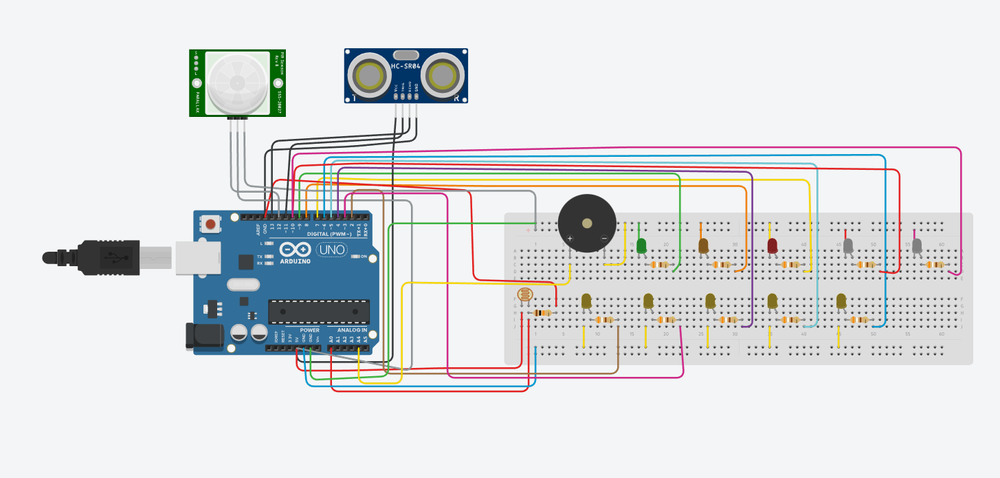
#> input picture Tinkercad-project-3/Tinkercad-project-3-main/circuit.png, 1000 x 478 px, shrunk from 1455 x 695 before the run, given in place of circuit.tif, which was not available
$ jupyter execute --allow-errors Lab3_EqualizeHistogram_SaltandPepper.ipynb   (text cells are left out)
#> lines starting #> are read from the running program, lines starting #| are printed output that depends on the picture; pictures that were not available may be replaced by others from this repository, and a replacement may not be noted
[cell 1]
import gdown

# Replace the ID with the actual file ID from Google Drive link
#file_id = "1cd2g_6jt7Ccnv8IVNQdFL_jmVn4lep-n"
file_id_grey = "1TpfM7ohv1uF32a-5m-15-3g5-2fMlE7e"
gdown.download(f"https://drive.google.com/uc?id={file_id_grey}", "pout.tif", quiet=False)
#> (this line was passed over: gdown is not available in this run)

[cell 2]
import cv2
import numpy as np
import matplotlib.pyplot as plt

# Βοηθητική συνάρτηση για εμφάνιση εικόνας και ιστογράμματος
def show_image_and_hist(image, title="Image", is_gray=True):
    plt.figure(figsize=(12, 5))
    plt.subplot(1, 2, 1)
    if is_gray:
        plt.imshow(image, cmap='gray')
    else:
        plt.imshow(cv2.cvtColor(image, cv2.COLOR_BGR2RGB))
    plt.title(title)
    plt.axis('off')

    plt.subplot(1, 2, 2)
    if is_gray:
        hist = cv2.calcHist([image], [0], None, [256], [0,256])
        plt.plot(hist, color='black')
    else:
        colors = ('b','g','r')
        for i, col in enumerate(colors):
            hist = cv2.calcHist([image], [i], None, [256], [0,256])
            plt.plot(hist, color=col)
    plt.title("Ιστογράμμα")
    plt.xlabel("Τιμές")
    plt.ylabel("Αριθμός Πιξελ")
    plt.show()

# Λειτουργία για χειροκίνητη ισοστάθμιση ιστογράμματος χωρίς χρήση της cdf
def my_equalize_hist(img):
    # Δημιουργούμε ένα κενό image ίδιων διαστάσεων
    equalized = np.zeros_like(img)
    total_pixels = img.size  # συνολικός αριθμός pixel

    # Για κάθε δυνατή τιμή 0-255, υπολογίζουμε πόσα pixels έχουν τιμή <= i
    # και καθορίζουμε την νέα τιμή βάσει του πλήθους αυτών των pixels.
    for i in range(256):
        count = np.sum(img <= i)
        new_val = int(round(count / total_pixels * 255))
        # Αναθέτουμε την νέα τιμή σε όλα τα pixels που είχαν τιμή i
        equalized[img == i] = new_val

    return equalized

# ---------------------------
# Άσκηση 1: Ισοστάθμιση Ιστογράμματος για την εικόνα pout.tif
# ---------------------------
# Ανάγνωση εικόνας σε grayscale
img_pout = cv2.imread("pout.tif", cv2.IMREAD_GRAYSCALE)
#> (the rest of this cell did not finish here and is left out)

[cell 3]
import gdown

# Replace the ID with the actual file ID from Google Drive link
#file_id = "1cd2g_6jt7Ccnv8IVNQdFL_jmVn4lep-n"
file_id_grey = "10UXyMFm0X4KQxjM83x_Pc58rWfY2HAJV"
gdown.download(f"https://drive.google.com/uc?id={file_id_grey}", "circuit.tif", quiet=False)
#> (this line was passed over: gdown is not available in this run)

[cell 4]
import cv2
import numpy as np
import matplotlib.pyplot as plt

# ---------------------------
# Άσκηση 2: Εξομάλυνση με Salt & Pepper Θόρυβο (circuit.tif)
# ---------------------------
# Συνάρτηση για προσθήκη salt & pepper θορύβου
def add_salt_pepper_noise(image, prob):
    noisy = image.copy()
    # Υπολογισμός του αριθμού των pixel για θόρυβο
    num_salt = np.ceil(prob * image.size * 0.5).astype(int)
    num_pepper = np.ceil(prob * image.size * 0.5).astype(int)

    # Salt (λευκά pixels)
    coords = [np.random.randint(0, i - 1, num_salt) for i in image.shape]
    noisy[coords[0], coords[1]] = 255

    # Pepper (μαύρα pixels)
    coords = [np.random.randint(0, i - 1, num_pepper) for i in image.shape]
    noisy[coords[0], coords[1]] = 0

    return noisy

# Διαβάζουμε την εικόνα circuit.tif (σε grayscale)
img_circuit = cv2.imread("circuit.tif", cv2.IMREAD_GRAYSCALE)
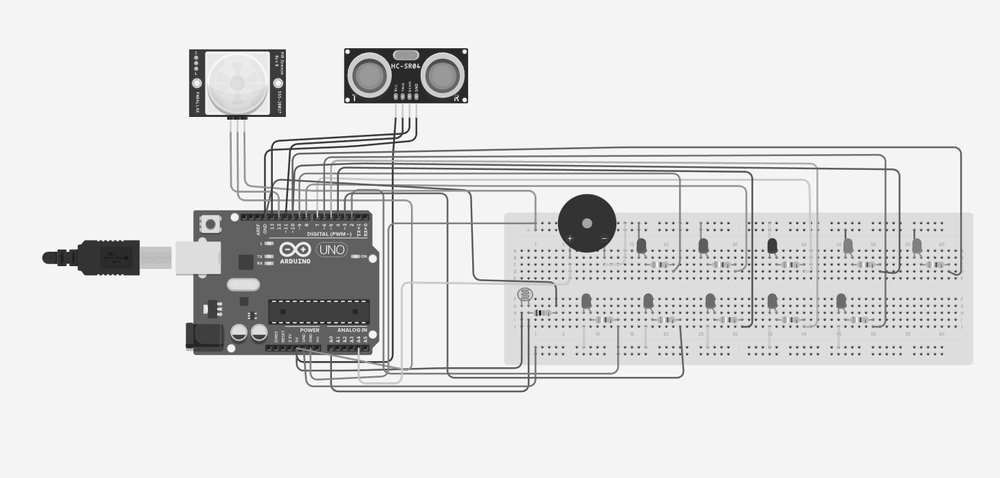
#> img_circuit: shape (478, 1000); min 0, max 255, mean 221.5
if img_circuit is None:
    raise FileNotFoundError("Δεν βρέθηκε το αρχείο circuit.tif.")

# Προσθήκη θορύβου salt & pepper με πιθανότητα 0.1
img_circuit_noisy = add_salt_pepper_noise(img_circuit, 0.4)
#> in add_salt_pepper_noise, `noisy[coords[0], coords[1]] = 0`:
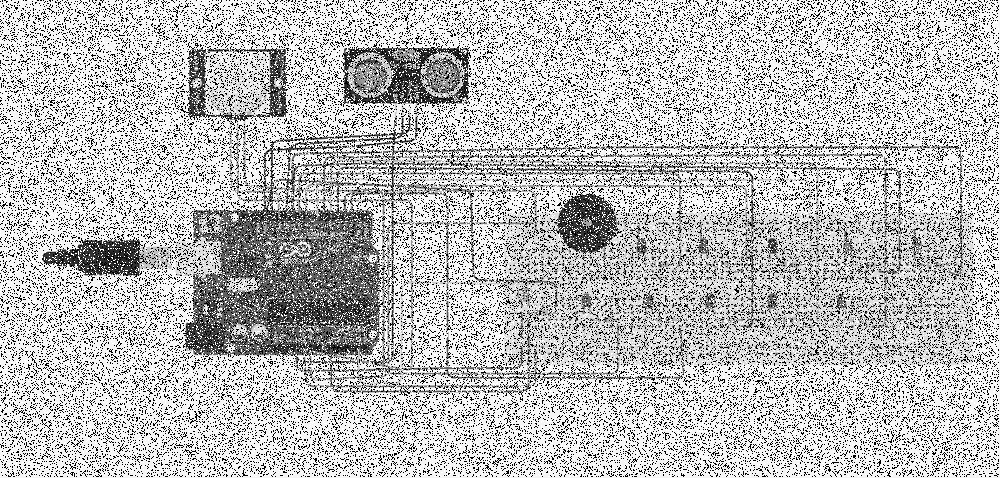
#> noisy: shape (478, 1000); min 0, max 255, mean 186.3
#show_image_and_hist(img_circuit_noisy, title="Circuit.tif με Salt & Pepper θόρυβο")

# Εφαρμογή φίλτρου μέσου 3x3
img_circuit_mean3 = cv2.blur(img_circuit, (3,3))
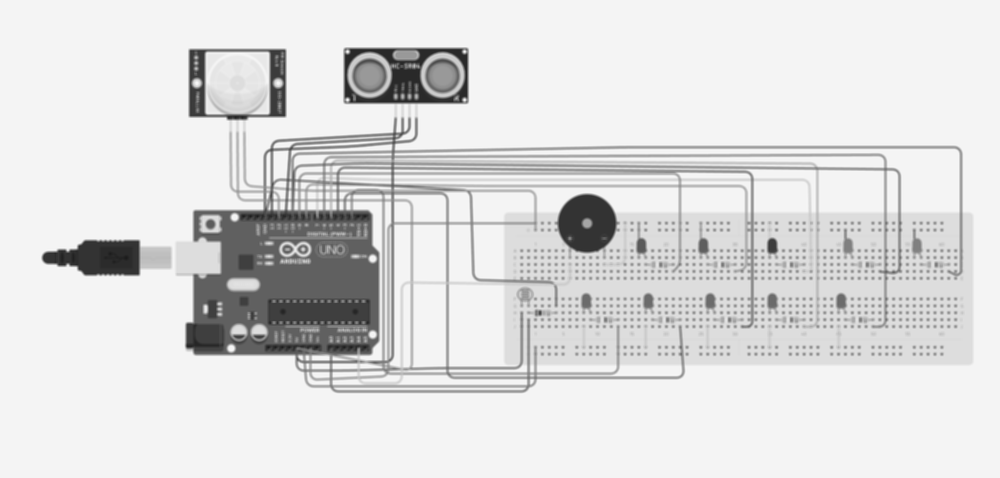
#> img_circuit_mean3: shape (478, 1000); min 28, max 249, mean 221.5
img_circuit_mean11 = cv2.blur(img_circuit, (11,11))
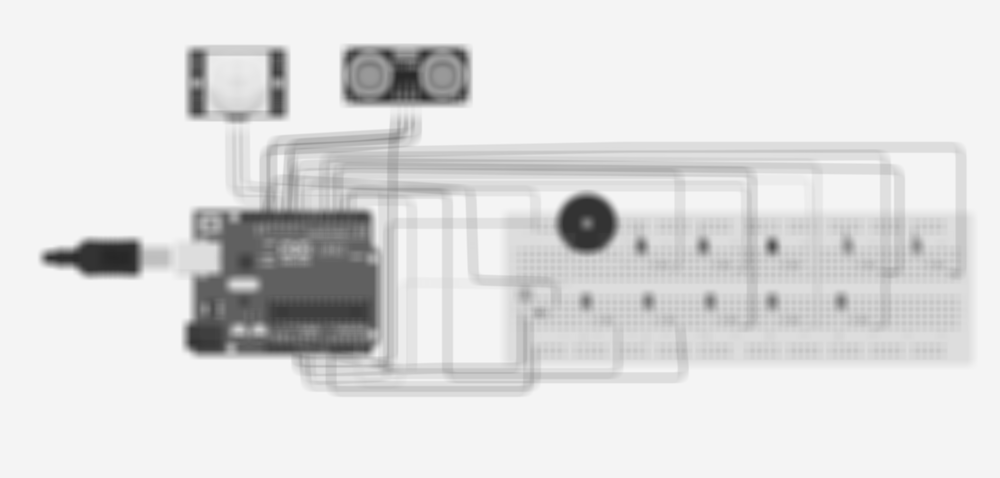
#> img_circuit_mean11: shape (478, 1000); min 38, max 245, mean 221.5
img_circuit_mean21 = cv2.blur(img_circuit, (41,41))
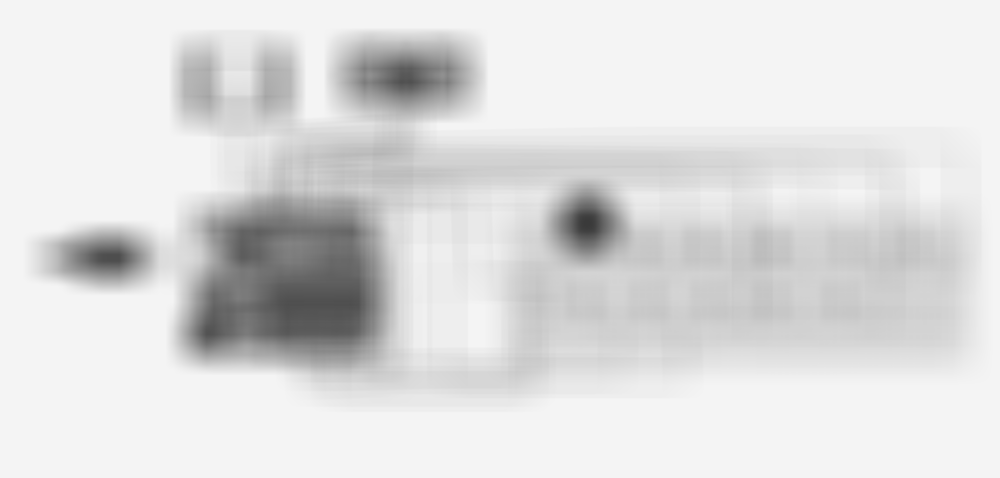
#> img_circuit_mean21: shape (478, 1000); min 58, max 244, mean 221.5
show_image_and_hist(img_circuit_mean3, title="Circuit.tif μετά το φίλτρο μέσου (3x3)")
#> in show_image_and_hist, `hist = cv2.calcHist([image], [0], None, [256], [0,256])`: hist = 256 values, max 304919 at index 244, min 0 at index 0, mean 1867.2
#> in show_image_and_hist, `plt.show()`:
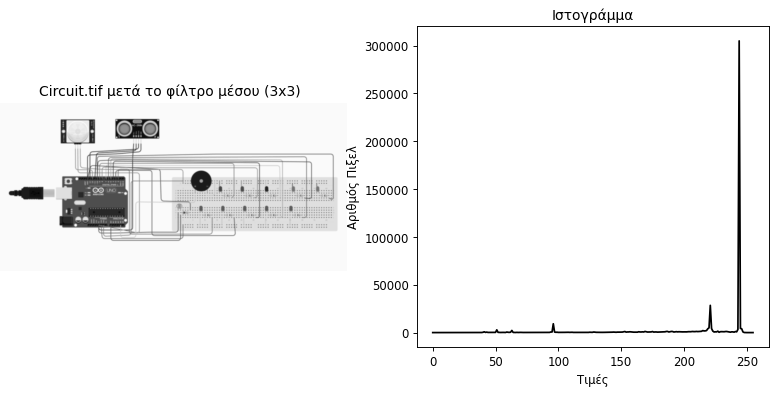
#> figure drawn by matplotlib, 2 panels; panel 2: curve peaks at x = 244, y = 304919
show_image_and_hist(img_circuit_mean11, title="Circuit.tif μετά το φίλτρο μέσου (11x11)")
#> call 2 of show_image_and_hist, with title = 'Circuit.tif μετά το φίλτρο μέσου (11x11)', is_gray = True
#> in show_image_and_hist (call 2), `hist = cv2.calcHist([image], [0], None, [256], [0,256])`: hist = 256 values, max 283182 at index 244, min 0 at index 0, mean 1867.2
#> in show_image_and_hist (call 2), `plt.show()`:
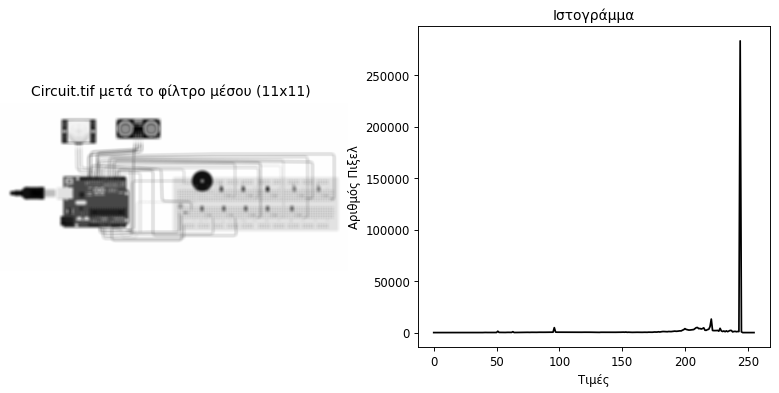
#> figure drawn by matplotlib, 2 panels; panel 2: curve peaks at x = 244, y = 283182
show_image_and_hist(img_circuit_mean21, title="Circuit.tif μετά το φίλτρο μέσου (21x21)")
#> call 3 of show_image_and_hist, with title = 'Circuit.tif μετά το φίλτρο μέσου (21x21)', is_gray = True
#> in show_image_and_hist (call 3), `hist = cv2.calcHist([image], [0], None, [256], [0,256])`: hist = 256 values, max 221652 at index 244, min 0 at index 0, mean 1867.2
#> in show_image_and_hist (call 3), `plt.show()`:
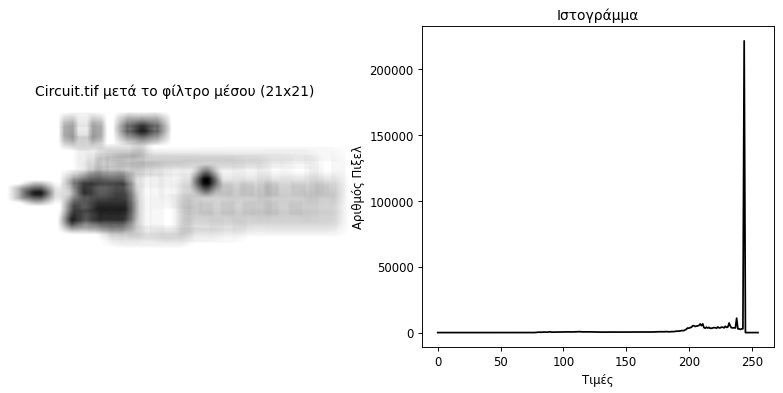
#> figure drawn by matplotlib, 2 panels; panel 2: curve peaks at x = 244, y = 221652

# [9 lines of commented-out code are left out]

$ run again, with Small-Projects-in-Html-Css-Javascript/Small-Projects-in-Html-Css-Javascript-main/example1.png copied over Tinkercad-project-3/Tinkercad-project-3-main/circuit.png
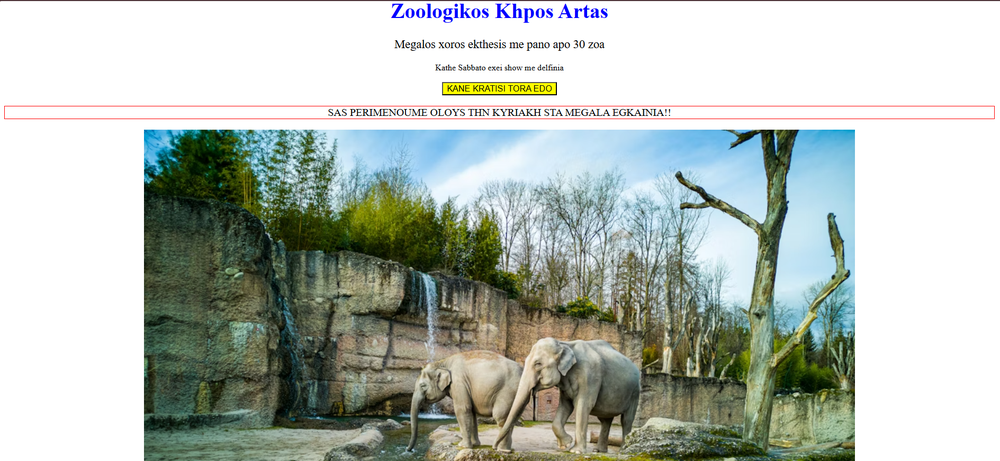
#> input picture Small-Projects-in-Html-Css-Javascript/Small-Projects-in-Html-Css-Javascript-main/example1.png, 1000 x 461 px, shrunk from 1889 x 871 before the run, given in place of circuit.tif, which was not available
#> `img_circuit_mean21 = cv2.blur(img_circuit, (41,41))`:
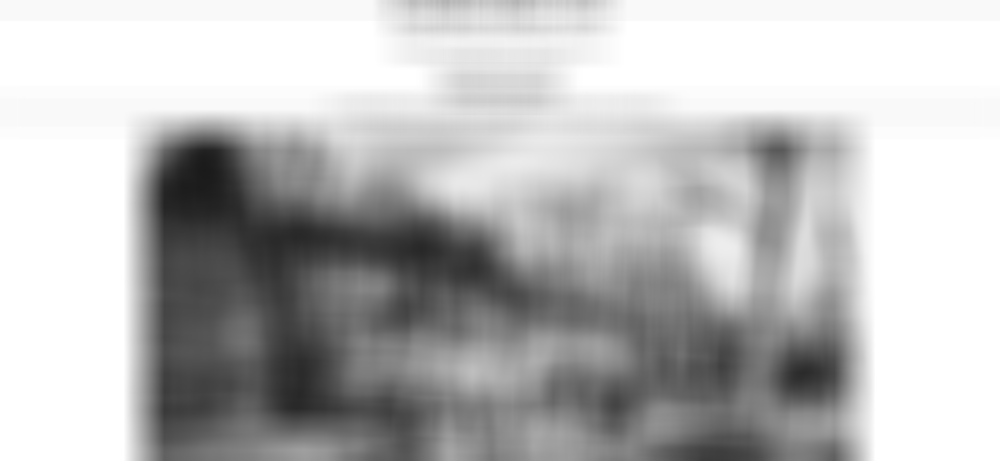
#> img_circuit_mean21: shape (461, 1000); min 26, max 255, mean 186.2
#> hist = 256 values, max 191622 at index 255, min 0 at index 0, mean 1800.8
#> hist = 256 values, max 128525 at index 255, min 0 at index 0, mean 1800.8
#> in show_image_and_hist (call 3), `plt.show()`:
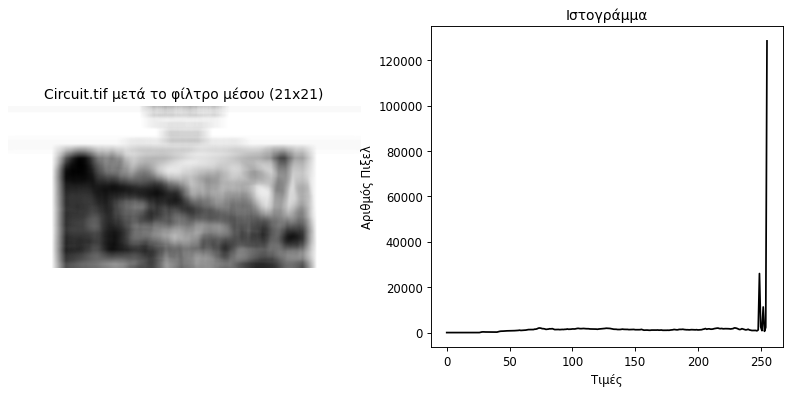
#> figure drawn by matplotlib, 2 panels; panel 2: curve peaks at x = 255, y = 128525

$ run again, with Small-Projects-in-Html-Css-Javascript/Small-Projects-in-Html-Css-Javascript-main/example10.png copied over Tinkercad-project-3/Tinkercad-project-3-main/circuit.png
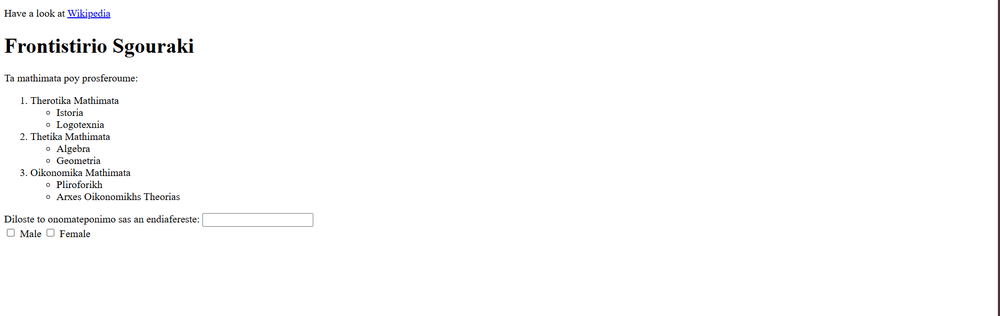
#> input picture Small-Projects-in-Html-Css-Javascript/Small-Projects-in-Html-Css-Javascript-main/example10.png, 1000 x 316 px, shrunk from 1912 x 605 before the run, given in place of circuit.tif, which was not available
#> in add_salt_pepper_noise, `noisy[coords[0], coords[1]] = 0`:
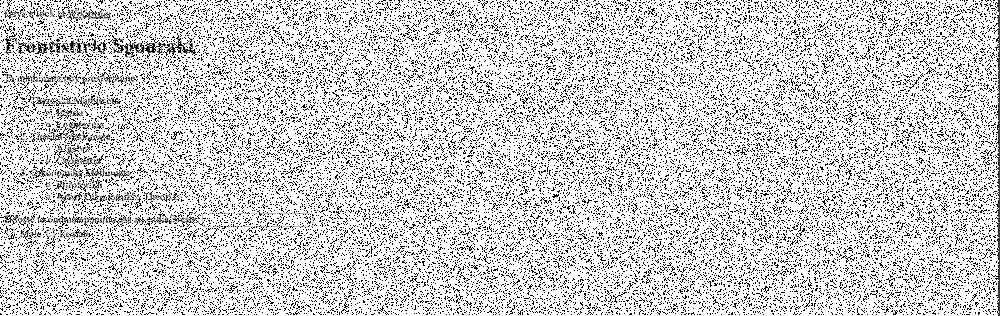
#> noisy: shape (316, 1000); min 0, max 255, mean 206.6
#> hist = 256 values, max 297163 at index 255, min 0 at index 0, mean 1234.4
#> hist = 256 values, max 258181 at index 255, min 0 at index 0, mean 1234.4
#> in show_image_and_hist (call 3), `plt.show()`:
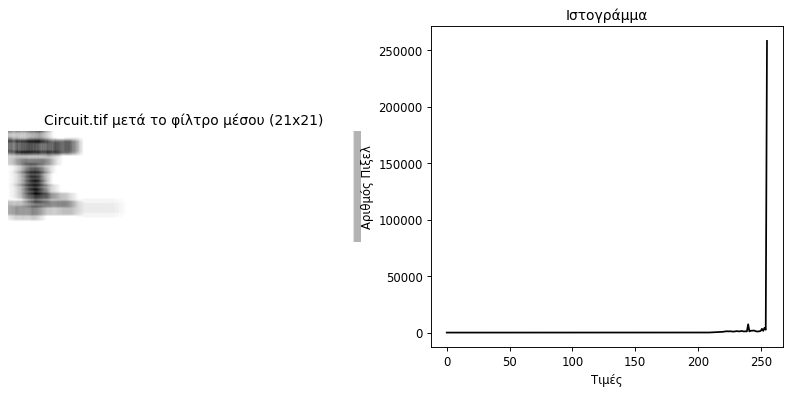
#> figure drawn by matplotlib, 2 panels; panel 2: curve peaks at x = 255, y = 258181
